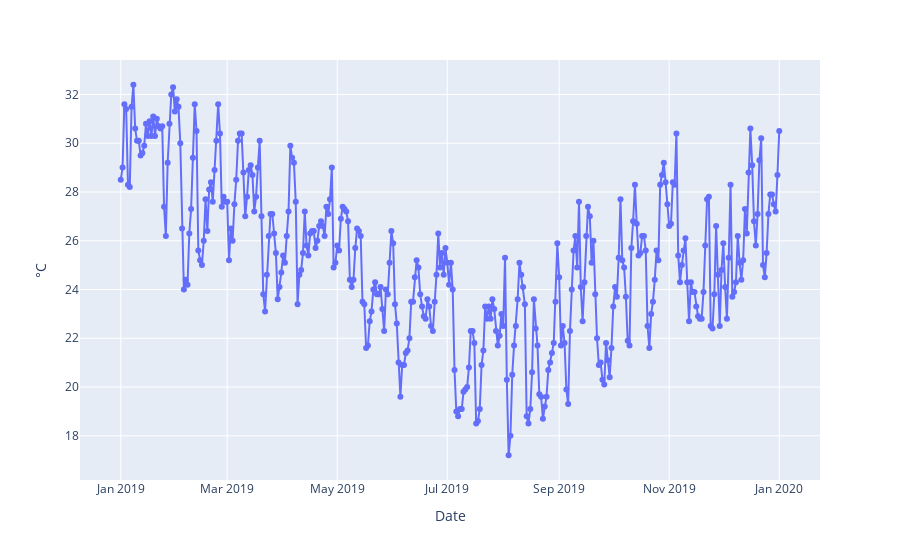

The code cell stored with this chart in its notebook:
### Code cell
temp = px.line(x=niteroi.DATE,y=niteroi.TEMP_MED, labels = {'x':'Date', 'y':'°C'},
              markers='line+markers')
temp.show()

### Figure 1 — Plotly figure (JSON) as saved in the notebook; plotly's stock layout.template omitted (floating-point values rounded to 4 significant figures; data arrays with more than 128 entries replaced by an {"elided": "..."} marker saying what was removed)
{"data": [{"hovertemplate": "Date=%{x}<br>°C=%{y}<extra></extra>", "legendgroup": "", "line": {"color": "#636efa", "dash": "solid"}, "marker": {"symbol": "circle"}, "mode": "lines+markers", "name": "", "orientation": "v", "showlegend": false, "type": "scatter", "x": {"elided": "366 str values"}, "xaxis": "x", "y": {"elided": "366 float values"}, "yaxis": "y"}], "layout": {"legend": {"tracegroupgap": 0}, "margin": {"t": 60}, "xaxis": {"anchor": "y", "domain": [0, 1], "title": {"text": "Date"}}, "yaxis": {"anchor": "x", "domain": [0, 1], "title": {"text": "°C"}}}}
